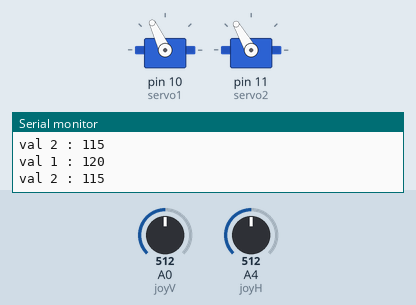
Simulated run of this sketch. Board: Arduino Uno, built with avr-gcc and run on an emulated ATmega328P. Shown: 2 × servo, the last lines printed to the serial monitor. Inputs (shaded band) come from the test bench; at power-on: A0 (joyV) = 512, A4 (joyH) = 512.

Above: at 1.8 s.
1.9 s: A0 (joyV) set to 716
At 2.6 s:
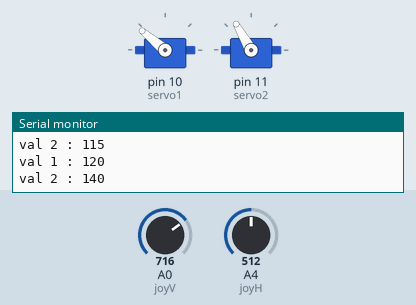
3.5 s: A4 (joyH) set to 716
At 5.2 s:
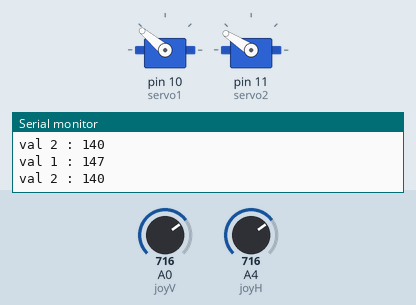
5.5 s: A0 (joyV) set to 900
At 6.9 s:
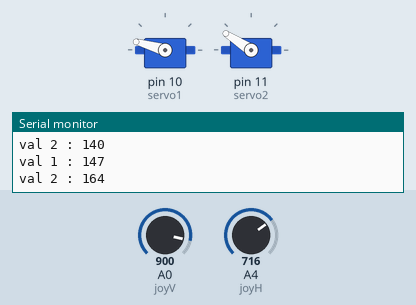
7.5 s: A4 (joyH) set to 900
At 8.5 s:
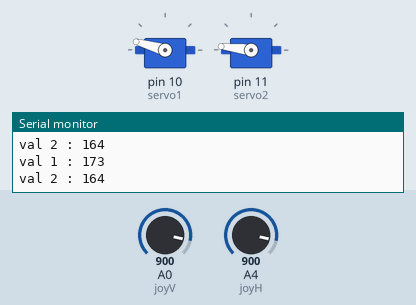
9.5 s: A0 (joyV) set to 1023
At 11.2 s:
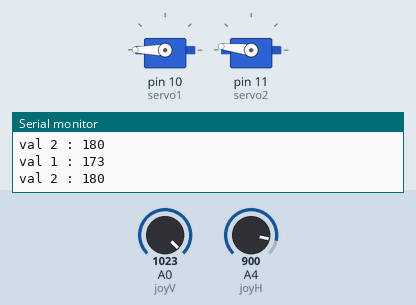
11.5 s: A4 (joyH) set to 1023
At 12.9 s:
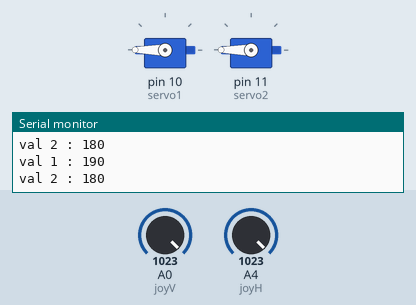
Timing chart, 0 to 14.5 s (numbered marks = the images above; inputs shaded):
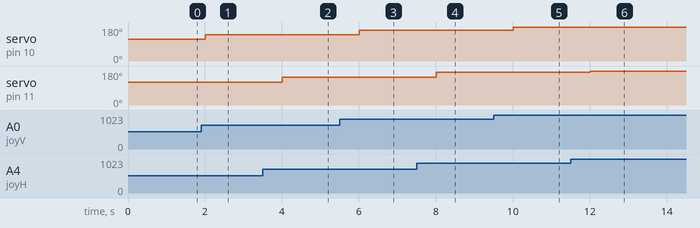

Measured:
- after the input at 1.9 s, servo on pin 10 (servo1): 115° → 140° after 0.10 s
- after the input at 3.5 s, servo on pin 11 (servo2): 120° → 147° after 0.51 s
- after the input at 5.5 s, servo on pin 10 (servo1): 140° → 164° after 0.51 s
- after the input at 7.5 s, servo on pin 11 (servo2): 147° → 173° after 0.51 s
- after the input at 9.5 s, servo on pin 10 (servo1): 164° → 180° after 0.51 s
- after the input at 11.5 s, servo on pin 11 (servo2): 173° → 180° after 0.51 s

The sketch:

project2.ino
```cpp
#include <Servo.h>

const int servo1 = 10;
const int servo2 = 11;
const int joyH = 4;
const int joyV = 0;

int servoVal1;
int servoVal2;

Servo myservo1;
Servo myservo2;


void setup() {
  Serial.begin(9600);
  myservo1.attach(servo1);
  myservo2.attach(servo2);

}

void loop(){

servoVal1 = analogRead(joyH);
servoVal1 = map(servoVal1, 0, 1023, 30, 170);
servoVal1 = servoVal1+20;
Serial.print("val 1 : ");Serial.print(servoVal1);
Serial.print("\n");
myservo2.write(servoVal1);
servoVal2 = analogRead(joyV);
servoVal2 = map(servoVal2, 0, 1023, 30, 160);
servoVal2 = servoVal2+20;
myservo1.write(servoVal2);
Serial.print("val 2 : ");
Serial.print(servoVal2);
Serial.print("\n");
delay(1000);

}
```
